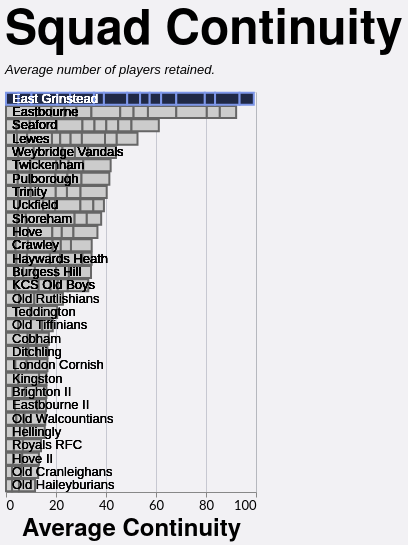

The specification (Vega-Lite) saved for this image:
### Vega-Lite specification from a JSON file in a GitHub repository (floating-point values rounded to 4 significant figures; data arrays with more than 128 entries replaced by an {"elided": "..."} marker saying what was removed)
{"config": {"axis": {"labelFont": "Lato, sans-serif", "titleFont": "PT Sans Narrow, Helvetica Neue, Helvetica, Arial, sans-serif", "labelFontSize": 13, "titleFontSize": 24, "gridColor": "#202947", "gridOpacity": 0.2}, "header": {"labelFont": "PT Sans Narrow, Helvetica Neue, Helvetica, Arial, sans-serif", "titleFont": "PT Sans Narrow, Helvetica Neue, Helvetica, Arial, sans-serif", "labelFontSize": 24, "titleFontSize": 28, "labelFontWeight": "bold", "orient": "left"}, "legend": {"labelFont": "Lato, sans-serif", "titleFont": "PT Sans Narrow, Helvetica Neue, Helvetica, Arial, sans-serif", "labelFontSize": 14, "titleFontSize": 16, "titlePadding": 5, "fillColor": "white", "strokeColor": "black", "padding": 10, "titleFontWeight": "lighter", "titleFontStyle": "italic", "titleColor": "gray", "offset": 10}, "title": {"font": "PT Sans Narrow, Helvetica Neue, Helvetica, Arial, sans-serif", "fontSize": 48, "fontWeight": "bold", "anchor": "start", "align": "center", "titlePadding": 20, "subtitlePadding": 10, "subtitleFontSize": 13, "subtitleColor": "", "subtitleFontStyle": "italic", "offset": 15, "color": "black"}, "axisX": {"labelAngle": 0}, "facet": {"title": null, "header": null, "align": {"row": "each", "column": "each"}}, "resolve": {"scale": {"y": "independent", "facet": "independent"}}, "background": "#f2f1f4"}, "layer": [{"mark": {"type": "bar", "strokeWidth": 2}, "encoding": {"color": {"field": "Color1", "legend": null, "scale": null, "type": "nominal"}, "stroke": {"field": "Color2", "legend": null, "scale": null, "type": "nominal"}, "tooltip": [{"field": "Team", "type": "nominal"}, {"field": "Season", "type": "nominal"}, {"field": "Unit", "type": "nominal"}, {"field": "Average Retention", "format": ".2f", "title": "Average Players Retained", "type": "quantitative"}], "x": {"field": "Average Retention", "title": "Average Continuity", "type": "quantitative"}, "y": {"axis": {"domain": false, "labels": false, "ticks": false}, "field": "Team", "sort": {"field": "Average Retention", "order": "descending"}, "title": null, "type": "nominal"}}}, {"mark": {"type": "text", "align": "left", "baseline": "middle", "dx": 6, "fontSize": 13}, "encoding": {"color": {"condition": {"test": "(datum.Team === 'East Grinstead')", "value": "white"}, "value": "black"}, "text": {"field": "Team", "type": "nominal"}, "x": {"datum": 0}, "y": {"axis": {"domain": false, "labels": false, "ticks": false}, "field": "Team", "sort": {"field": "Average Retention", "order": "descending"}, "title": null, "type": "nominal"}}}], "data": {"name": "data-6abfa9fff585c452ae358873a8968a67"}, "height": 400, "title": {"text": "Squad Continuity", "subtitle": "Average number of players retained."}, "width": 250, "$schema": "https://vega.github.io/schema/vega-lite/v5.20.1.json", "datasets": {"data-6abfa9fff585c452ae358873a8968a67": {"elided": "156 records"}}}
